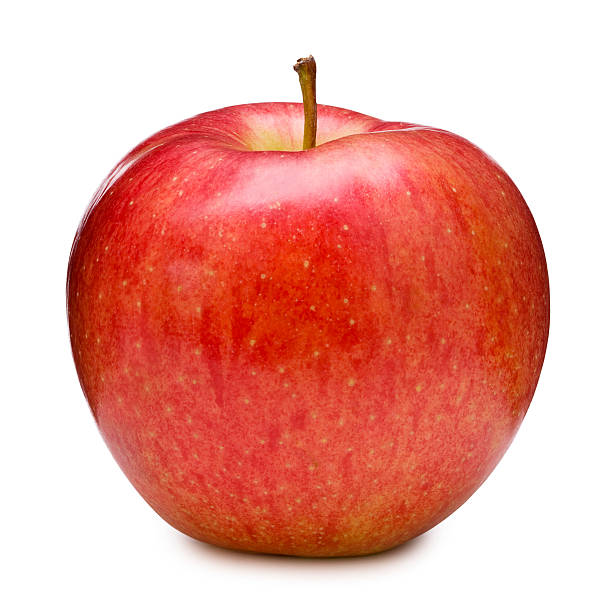
#> input picture CNN/apple.jpg, 612 x 612 px, found by its file name
$ jupyter execute CNN_Arch.ipynb
#> lines starting #> are read from the running program, lines starting #| are printed output that depends on the picture; after the words box and inside, x2 and y2 are one past the last pixel; in counts of white or black regions, pixels touching at a corner belong together
[cell 1]
import numpy as np
from matplotlib import pyplot as plt
import cv2

# read image
image = cv2.imread('Apple.jpg')
#> image is the input picture: shape (612, 612, 3); mean B, G, R 157.2, 167.1, 234.1
gray = cv2.cvtColor(image, cv2.COLOR_BGR2GRAY)
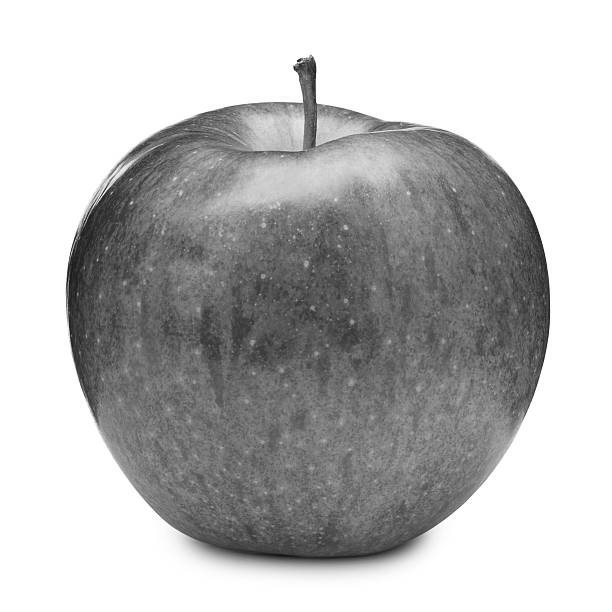
#> gray: shape (612, 612); min 13, max 255, mean 186
im_hei, im_wid, channels = image.shape
#> im_hei = 612; im_wid = 612; channels = 3


# Convert the grayscale image to binary
ret, binary = cv2.threshold(gray, 100, 255, cv2.THRESH_OTSU)
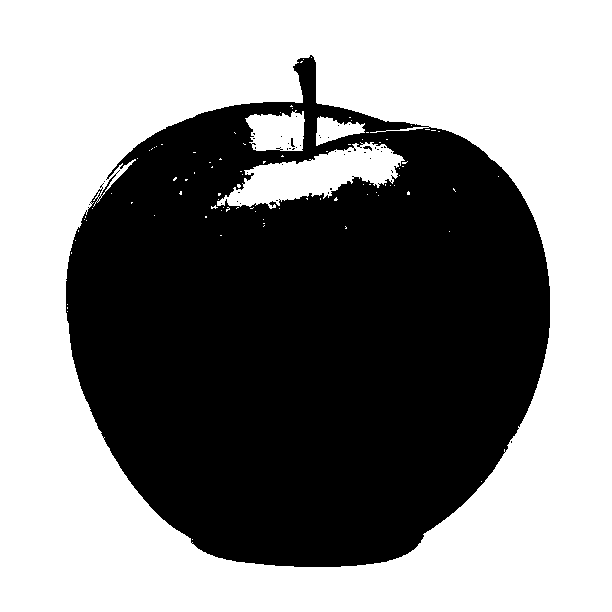
#> binary: shape (612, 612); 54.1% white; 43 black regions (40 under 20 px), largest, box (x1, y1, x2, y2) and area: (66, 55, 550, 567) 171705, (363, 146, 372, 151) 23, (291, 138, 295, 147) 20
#> ret = 180
inverted_binary = ~binary
#> inverted_binary: shape (612, 612); 45.9% white; 43 white regions (40 under 20 px)

contours, hierarchy = cv2.findContours(inverted_binary, cv2.RETR_TREE, cv2.CHAIN_APPROX_SIMPLE)
#> contours = 176 contours, 168 with area under 20; largest, box (x1, y1, x2, y2) and area: (66, 55, 550, 567) 180038, (216, 141, 406, 210) 6315, (244, 110, 306, 152) 2036, (315, 115, 366, 147) 890, (385, 126, 430, 132) 114, (369, 130, 387, 134) 33, (210, 204, 219, 210) 22, (94, 190, 101, 200) 20
with_contours = cv2.drawContours(image, contours, -1,(255,0,255),3)
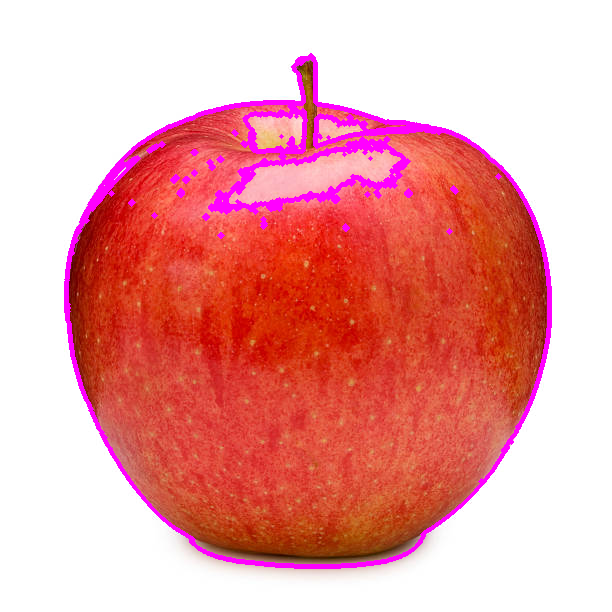
#> with_contours: shape (612, 612, 3); mean B, G, R 162.1, 161.4, 235.6

print('Total number of contours detected: ' + str(len(contours)))
#| Total number of contours detected: 176

# Draw a bounding box around all contours
for c in contours:
    x, y, w, h = cv2.boundingRect(c)

    # Make sure contour area is large enough
    if (cv2.contourArea(c)) > 10000:
        cv2.rectangle(with_contours,(x,y), (x+w,y+h), (255,0,0), 5)

        f = open("img_labels.txt", "a")
        f.write(str(x/im_wid) + " " + str(y/im_hei) + " " + str(w/im_wid) + " " + str(h/im_hei) + "\n")
        f.close()
#> this loop made 176 passes
#> (c, x, y, w, h) on passes 1, 5, 6: ([[511, 441], [511, 442]], 511, 441, 1, 2), ([[191, 542], [192, 541], [193, 542], [192, 543]], 191, 541, 3, 3), ([[191, 539], [192, 538], [193, 539], [192, 540]], 191, 538, 3, 3)
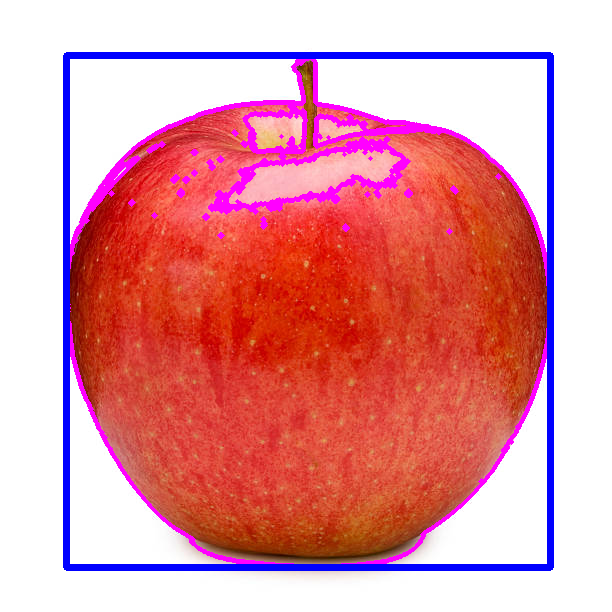
#> with_contours: shape (612, 612, 3); 3.72% of pixels changed, all inside (x1, y1, x2, y2) = (63, 52, 554, 571)

cv2.imshow('Bounding Box', with_contours)
cv2.waitKey(0)
cv2.destroyAllWindows()

$ run again, with CNN/test_image.jpg copied over CNN/apple.jpg
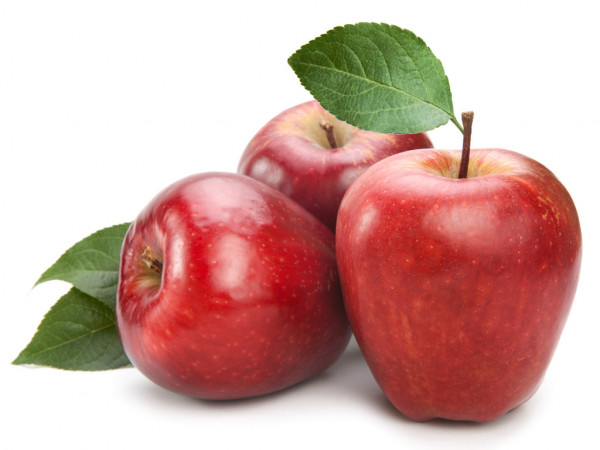
#> input picture CNN/test_image.jpg, 600 x 450 px, found by its file name
#> image is the input picture: shape (450, 600, 3); mean B, G, R 162.9, 169.3, 209
#> `ret, binary = cv2.threshold(gray, 100, 255, cv2.THRESH_OTSU)`:
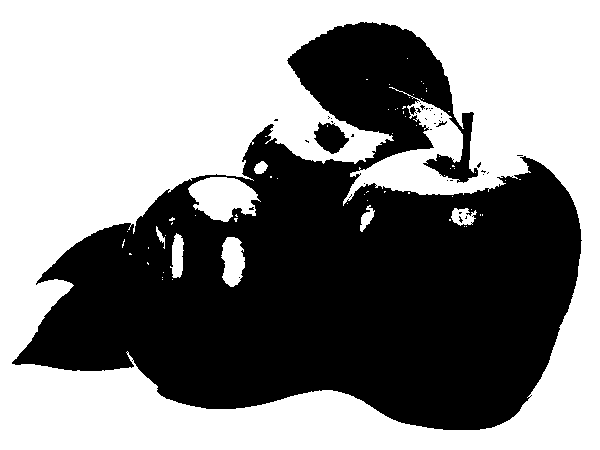
#> binary: shape (450, 600); 54.6% white; 38 black regions (34 under 20 px), largest, box (x1, y1, x2, y2) and area: (12, 22, 582, 430) 121653, (314, 122, 349, 154) 695, (410, 106, 417, 115) 34, (436, 121, 447, 127) 24
#> ret = 173
#> inverted_binary: shape (450, 600); 45.4% white; 38 white regions (34 under 20 px)
#> contours = 132 contours, 120 with area under 20; largest, box (x1, y1, x2, y2) and area: (12, 22, 582, 430) 124752, (187, 176, 261, 223) 2264, (220, 236, 246, 288) 952, (314, 122, 349, 154) 647, (169, 232, 185, 279) 492
#| Total number of contours detected: 132
#> the loop `for c in contours:` made 132 passes
#> (x, y, w, h) on passes 2, 4, 5, 7, 8, 10, 11, 14: (364, 183, 1, 1), (447, 180, 1, 1), (483, 174, 1, 1), (481, 170, 5, 3), (477, 162, 4, 6), (305, 140, 4, 3), (351, 134, 3, 3), (314, 122, 35, 32)
#> after the loop `for c in contours:`:
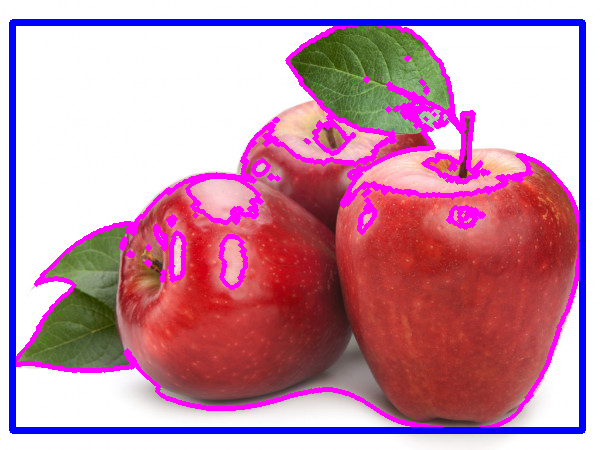
#> with_contours: shape (450, 600, 3); mean B, G, R 170.9, 146.6, 200.2
